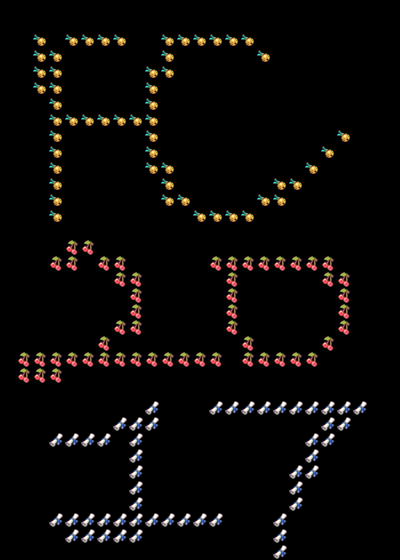

A 2D game scene composited from a Tiled map and its tileset images. What follows is a short description and the map's XML, with every tile layer's data as written:
An orthogonal 25x35 tile map with 16x16 px tiles, 1 tile layer (owner).

<map version="1.0" orientation="orthogonal" renderorder="right-down" width="25" height="35" tilewidth="16" tileheight="16" nextobjectid="1">
 <tileset firstgid="1" name="Image1" tilewidth="16" tileheight="16" tilecount="20" columns="10">
  <image source="P/Image1.png" width="160" height="32" />
 </tileset>
 <layer name="owner" width="25" height="35">
  <data encoding="csv">
0,0,0,0,0,0,0,0,0,0,0,0,0,0,0,0,0,0,0,0,0,0,0,0,0,
0,0,0,0,0,0,0,0,0,0,0,0,0,0,0,0,0,0,0,0,0,0,0,0,0,
0,0,11,0,11,11,11,11,0,0,11,11,11,11,11,11,0,0,0,0,0,0,0,0,0,
0,0,11,11,0,0,0,0,0,0,11,0,0,0,0,0,11,0,0,0,0,0,0,0,0,
0,0,11,11,0,0,0,0,0,11,11,0,0,0,0,0,0,0,0,0,0,0,0,0,0,
0,0,11,11,0,0,0,0,0,11,0,0,0,0,0,0,0,0,0,0,0,0,0,0,0,
0,0,0,11,0,0,0,0,0,11,0,0,0,0,0,0,0,0,0,0,0,0,0,0,0,
0,0,0,11,11,11,11,11,11,11,0,0,0,0,0,0,0,0,0,0,0,0,0,0,0,
0,0,0,11,0,0,0,0,0,11,0,0,0,0,0,0,0,0,0,0,0,11,0,0,0,
0,0,0,11,0,0,0,0,0,11,0,0,0,0,0,0,0,0,0,0,11,0,0,0,0,
0,0,0,11,0,0,0,0,0,11,11,0,0,0,0,0,0,0,0,11,0,0,0,0,0,
0,0,0,11,0,0,0,0,0,0,11,0,0,0,0,0,0,11,11,0,0,0,0,0,0,
0,0,0,11,0,0,0,0,0,0,11,11,0,0,0,0,11,11,0,0,0,0,0,0,0,
0,0,0,11,0,0,0,0,0,0,0,0,11,11,11,11,0,0,0,0,0,0,0,0,0,
0,0,0,0,0,0,0,0,0,0,0,0,0,0,0,0,0,0,0,0,0,0,0,0,0,
0,0,0,0,14,14,0,0,0,0,0,0,0,0,0,0,0,0,0,0,0,0,0,0,0,
0,0,0,14,14,0,14,14,0,0,0,0,0,14,14,14,14,14,14,14,14,0,0,0,0,
0,0,0,0,0,0,0,14,14,0,0,0,0,0,14,0,0,0,0,0,14,14,0,0,0,
0,0,0,0,0,0,0,0,14,0,0,0,0,0,14,0,0,0,0,0,0,14,0,0,0,
0,0,0,0,0,0,0,0,14,0,0,0,0,0,14,0,0,0,0,0,0,14,0,0,0,
0,0,0,0,0,0,0,14,14,0,0,0,0,0,14,0,0,0,0,0,0,14,0,0,0,
0,0,0,0,0,0,14,0,0,0,0,0,0,0,0,14,0,0,0,0,14,0,0,0,0,
0,14,14,14,14,14,14,14,14,14,14,14,14,14,0,14,14,14,14,14,0,0,0,0,0,
0,14,14,14,0,0,0,0,0,0,0,0,0,0,0,0,0,0,0,0,0,0,0,0,0,
0,0,0,0,0,0,0,0,0,0,0,0,0,0,0,0,0,0,0,0,0,0,0,0,0,
0,0,0,0,0,0,0,0,0,18,0,0,0,18,18,18,18,18,18,18,18,18,18,0,0,
0,0,0,0,0,0,0,18,18,18,0,0,0,0,0,0,0,0,0,0,18,18,0,0,0,
0,0,0,18,18,18,18,0,18,0,0,0,0,0,0,0,0,0,0,18,18,0,0,0,0,
0,0,0,0,0,0,0,0,18,0,0,0,0,0,0,0,0,0,0,18,0,0,0,0,0,
0,0,0,0,0,0,0,0,18,0,0,0,0,0,0,0,0,0,18,18,0,0,0,0,0,
0,0,0,0,0,0,0,0,18,0,0,0,0,0,0,0,0,0,18,0,0,0,0,0,0,
0,0,0,0,0,0,0,0,18,0,0,0,0,0,0,0,0,0,18,0,0,0,0,0,0,
0,0,0,18,18,18,18,18,18,18,18,18,18,18,0,0,0,18,0,0,0,0,0,0,0,
0,0,0,0,18,18,18,18,18,0,0,0,0,0,0,0,0,18,0,0,0,0,0,0,0,
0,0,0,0,0,0,0,0,0,0,0,0,0,0,0,0,0,18,0,0,0,0,0,0,0
</data>
 </layer>
</map>